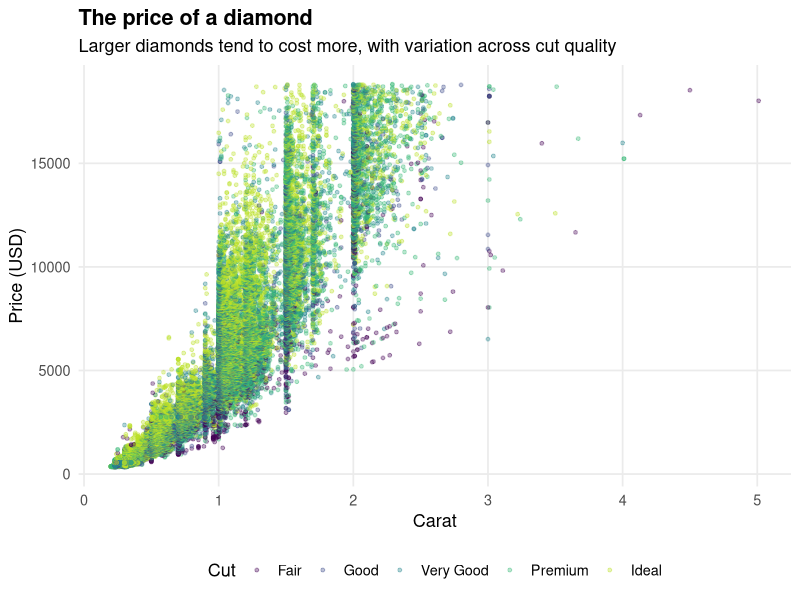

Reproduce this figure in R.
library(tidyverse)

result <- sum(1:10)
print(result)

diamonds_plot <- ggplot(diamonds, aes(x = carat, y = price, color = cut)) +
  geom_point(alpha = 0.35, size = 1) +
  scale_color_viridis_d(option = "D", end = 0.9) +
  labs(
    title = "The price of a diamond",
    subtitle = "Larger diamonds tend to cost more, with variation across cut quality",
    x = "Carat",
    y = "Price (USD)",
    color = "Cut"
  ) +
  theme_minimal(base_size = 13) +
  theme(
    plot.title = element_text(face = "bold"),
    legend.position = "bottom",
    panel.grid.minor = element_blank()
  )

ggsave("diamonds-1.png", plot = diamonds_plot, width = 9, height = 6, dpi = 300)
